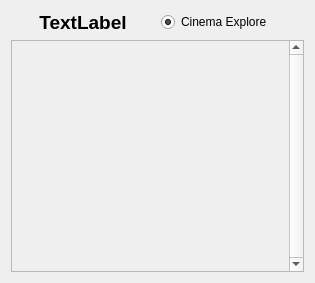
<?xml version="1.0" encoding="UTF-8"?>
<ui version="4.0">
 <class>CinemaTrack</class>
 <widget class="QWidget" name="CinemaTrack">
  <property name="geometry">
   <rect>
    <x>0</x>
    <y>0</y>
    <width>315</width>
    <height>283</height>
   </rect>
  </property>
  <property name="sizePolicy">
   <sizepolicy hsizetype="Expanding" vsizetype="Expanding">
    <horstretch>0</horstretch>
    <verstretch>0</verstretch>
   </sizepolicy>
  </property>
  <property name="minimumSize">
   <size>
    <width>0</width>
    <height>283</height>
   </size>
  </property>
  <property name="windowTitle">
   <string>Form</string>
  </property>
  <property name="toolTip">
   <string>Specify values that the viewew app exposes here. </string>
  </property>
  <layout class="QVBoxLayout" name="verticalLayout_2">
   <item>
    <layout class="QHBoxLayout" name="horizontalLayout_2">
     <item>
      <widget class="QLabel" name="label">
       <property name="font">
        <font>
         <pointsize>14</pointsize>
         <weight>75</weight>
         <bold>true</bold>
        </font>
       </property>
       <property name="text">
        <string>TextLabel</string>
       </property>
       <property name="alignment">
        <set>Qt::AlignCenter</set>
       </property>
      </widget>
     </item>
     <item>
      <widget class="QRadioButton" name="radioButton">
       <property name="layoutDirection">
        <enum>Qt::LeftToRight</enum>
       </property>
       <property name="text">
        <string>Cinema Explore</string>
       </property>
       <property name="checked">
        <bool>true</bool>
       </property>
      </widget>
     </item>
    </layout>
   </item>
   <item>
    <widget class="QScrollArea" name="scrollArea">
     <property name="verticalScrollBarPolicy">
      <enum>Qt::ScrollBarAlwaysOn</enum>
     </property>
     <property name="widgetResizable">
      <bool>true</bool>
     </property>
     <widget class="QWidget" name="scrollAreaWidgetContents_2">
      <property name="geometry">
       <rect>
        <x>0</x>
        <y>0</y>
        <width>274</width>
        <height>224</height>
       </rect>
      </property>
     </widget>
    </widget>
   </item>
  </layout>
 </widget>
 <resources/>
 <connections/>
</ui>
